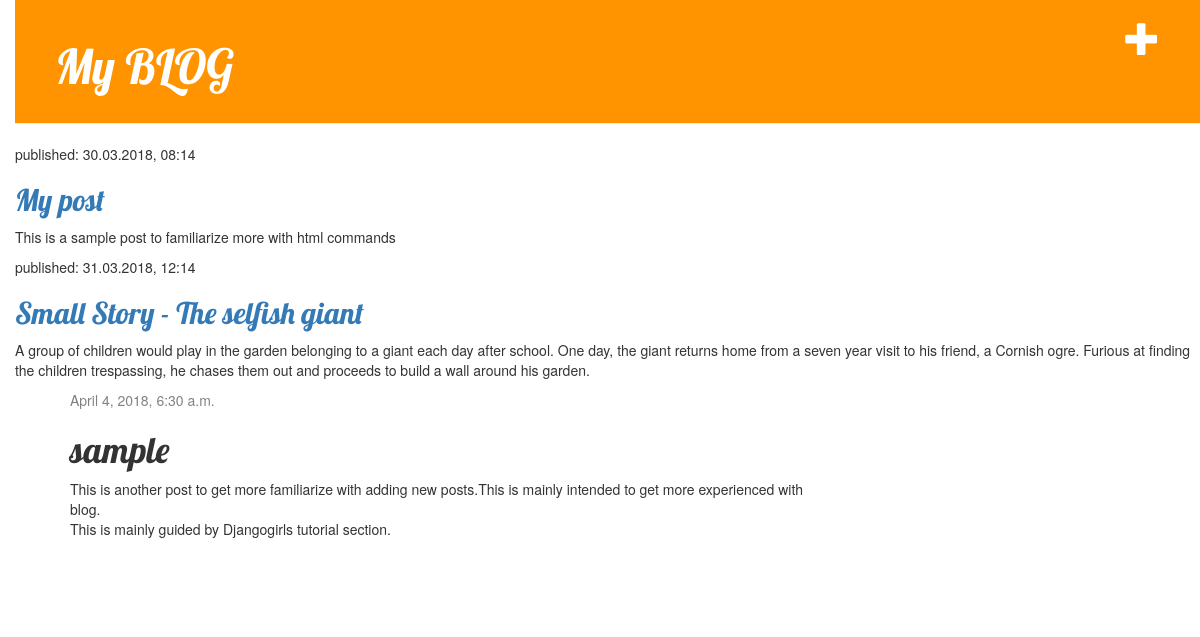
The app's page /post/2/ with its own data.
### blog/models.py (models this page shows, shortened)
class Post(models.Model):
    author = models.ForeignKey('auth.User', on_delete=models.CASCADE)
    title = models.CharField(max_length=200)
    text = models.TextField()
    created_date = models.DateTimeField(
            default=timezone.now)
    published_date = models.DateTimeField(
            blank=True, null=True)

### blog/views.py (the view)
# urls.py: url(r'^post/(?P<pk>\d+)/$', views.post_detail, name='post_detail'),
def post_detail(request, pk):
        post = get_object_or_404(Post, pk=pk)
        return render(request, 'blog/post_detail.html', {'post': post})

### blog/templates/blog/post_detail.html (shortened to what this page needs)
{% extends 'blog/base.html' %}
     {% block content %}
      <div class="post">
         {% if post.published_date %}
            <div class="date">
                {{ post.published_date }}
            </div>
        {% endif %}
        <h1>{{ post.title }}</h1>
        <p>{{ post.text|linebreaksbr }}</p>
    </div>
{% endblock %}

### blog/static/css/blog.css (style rules this page uses)
body { padding-left: 15px; }
h1, h2, h3, h4 { font-family: 'Lobster', cursive; }
.date { color: #828282; }
.post { margin-bottom: 70px; }

### records on screen
Post: published_date "April 4, 2018, 6:30 a.m.", title "sample", text "This is another post to get more familiarize with adding new posts.This is mainly intended to get more experienced with blog. This is mainly guided by Djangogirls tutorial section."
